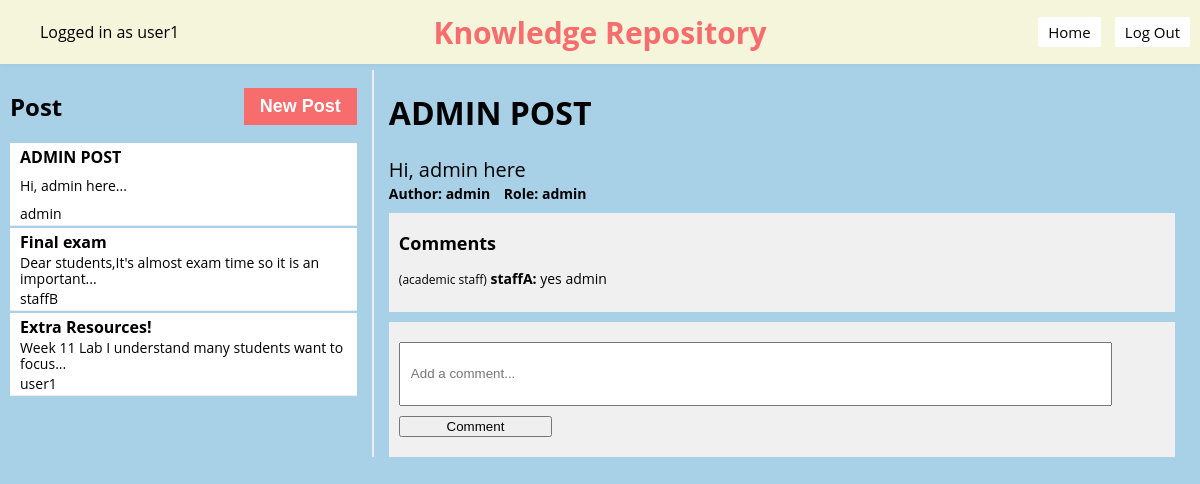
The page /knowledge-repository/1 (signed in) on the database its author committed.
### models.py (models this page shows)
class Base(DeclarativeBase):
    pass

class Article(Base):
    __tablename__ = "article"
    id: Mapped[int] = mapped_column(Integer, primary_key=True)
    title: Mapped[str] = mapped_column(String(100), nullable=False)
    content: Mapped[str] = mapped_column(Text, nullable=False)
    author_id: Mapped[int] = mapped_column(Integer, ForeignKey('user.username'), nullable=False)
    comments = relationship('Comment', backref='article', lazy='dynamic')
    user = relationship("User", foreign_keys=[author_id])

class Comment(Base):
    __tablename__ = "comment"
    id: Mapped[int] = mapped_column(Integer, primary_key=True)
    content: Mapped[str] = mapped_column(Text, nullable=False)
    article_id: Mapped[int] = mapped_column(Integer, ForeignKey('article.id'), nullable=False)
    author_id: Mapped[int] = mapped_column(Integer, ForeignKey('user.username'), nullable=False)
    author_role: Mapped[RoleType] = mapped_column(Enum(RoleType), nullable=False)
    user = relationship("User", foreign_keys=[author_id])

### app.py (the view)
@app.route("/knowledge-repository", defaults={'article_id': None})
@app.route("/knowledge-repository/<int:article_id>")
def knowledge_repository(article_id):
    username = session.get("username")
    if username is None:
        return redirect(url_for('login'))  # Redirect to login page
    articles = db.get_all_articles()
    selected_article = db.get_article(article_id) if article_id else None
    user = db.get_user(username)
    user_role = user.role.name if hasattr(user.role, 'name') else str(user.role)
    if selected_article:
        comments = db.get_comments(selected_article.id)
    else:
        comments = []
    if selected_article != None:
        author_role = db.get_user_role(selected_article.author_id)
    else:
        author_role = "student"
    return render_template('knowledge_repository.jinja', username=username, articles=articles, selected_article=selected_article, author_role=author_role, user_role=user_role, comments=comments)

### app.py (called while the page is built)
def csp_policy_string(policy_dict):
    return "; ".join([f"{key} {' '.join(val) if isinstance(val, list) else val}" for key, val in policy_dict.items()])

@app.after_request
def apply_csp(response):
    policy = {
    "default-src": "'self'",
    "script-src": [
        "'self'",
        "https://cdnjs.cloudflare.com",  # Allow scripts from CDN for Crypto-JS
        "https://cdn.jsdelivr.net",
        "'unsafe-inline'"
    ],
    "style-src": "'self' 'unsafe-inline'",  # Allows inline styles;
    "img-src": "'self'",
    "connect-src": "'self'",  # Restricts the URLs which can be loaded using script interfaces
    "font-src": "'self'",  # Fonts loading
    "object-src": "'none'",  # Prevents object, embed, and applet elements from rendering
    "frame-ancestors": "'none'"  # Protects against clickjacking
}
    response.headers['Content-Security-Policy'] = csp_policy_string(policy)
    return response

### db.py (called while the page is built)
def get_user(username: str):
    with Session(engine) as session:
        return session.get(User, username)

def get_all_articles():
    with Session(engine) as session:
        articles = session.query(Article).all()
        return articles

def get_article(article_id):
    with Session(engine) as session:
        return session.query(Article).filter(Article.id == article_id).first()

def get_comments(article_id):
    with Session(engine) as session:
        return session.query(Comment).filter(Comment.article_id == article_id).all()

def get_user_role(username):
    with Session(engine) as session:
        user = session.query(User).filter(User.username == username).first()
        if user:
            return user.role.value
        else:
            return None  # Return None if the user is not found

### templates/knowledge_repository.jinja (shortened to what this page needs)
{% extends 'base.jinja' %}
{% block content %}
<nav style="padding: 2px 0; overflow: auto;">
    <div style="float: left;">
        <ul>
            <li class="username" style="display: inline-block;">Logged in as {{ username }}</li>
        </ul>
    </div>
        <div style="text-align: center; position: absolute; left: 50%; transform: translateX(-50%);">
        <h1 style="margin: 0; font-size: 30px; color: #F76C6c; ">Knowledge Repository</h1>
    </div>
    <div style="float: right;">
        <ul>
            <li style="display: inline-block;"><button onclick="location.href='{{ url_for('home') }}'">Home</button></li>
            <button onclick="confirmLogout()">Log Out</button>
        </ul>
    </div>
</nav>
<div class="container">
    <div class="sidebar">
        <div class="sidebar-header">
            <h2>Post</h2>
            <button class="new-article" id="newArticleBtn">New Post</button>
        </div>
        {% for article in articles %}
            <div class="article-preview" onclick="location.href='{{ url_for('knowledge_repository', article_id=article.id) }}'">
                <h3 id="sidebar-title-{{ article.id }}">{{ article.title }}</h3>
                <p id="sidebar-content-{{ article.id }}" style="font-size: 14px; color: black; margin: 1px 0;">{{ article.content.split()[:10]|join(' ') }}...</p>
                <p style="font-size: 14px; color: black;margin: 1px 0;">{{ article.author_id }}</p>
            </div>
        {% endfor %}
        </div>
        <div class="main-content">
            {% if selected_article %}
            <h1 id="article-title-{{ selected_article.id }}">{{ selected_article.title }}</h1>
            <p id="article-content-{{ selected_article.id }}" style="font-size: 20px; color: black; ; margin: 1px 0;">{{ selected_article.content }}</p>
            <p style="margin-top:5px; font-size: 14px; color: black; margin: 1px 0;font-weight: 680;">
                <span style="padding-right: 10px;">Author: {{ selected_article.author_id}}</span>
                <span style="padding-right: 10px;"> Role: {{ author_role }}</span>
            </p>
            <div class="comments">
            <h3>Comments</h3>
            {% for comment in comments %}
                <div class="comment">
                    <p>
                    <span class="comment-role">({{ comment.author_role.value }})</span>
                    <span class="comment-author">{{ comment.author_id }}:</span>
                    <span class="comment-content">{{ comment.content }}</span>
                    </p>
                </div>
                {% else %}
                <p>No comments yet.</p>
                {% endfor %}
            </div>
            <div class="comments">
                <form id="comment-form" data-article-id="{{ selected_article.id }}">
                    <input type="text" name="content" placeholder="Add a comment..." required>
                    <button type="submit">Comment</button>
                </form>
            </div>
            {% endif %}
        </div>
    </div>
{% endblock %}

### templates/knowledge_repository.jinja (style rules this page uses)
html, body { margin: 0; padding: 0; width: 100%; height: 100%; display: flex; flex-direction: column; font-family: 'Open Sans', sans-serif; background-color: #A8D0E6; }
nav { position: absolute; width: 100%; height: 60px; background-color: beige; display: flex; justify-content: space-between; align-items: center; padding: 0 20px; box-shadow: 0 2px 4px rgba(0, 0, 0, 0.03); overflow: hidden; }
h2 { font-family: 'Open Sans', sans-serif; }
h3 { font-family: 'Open Sans', sans-serif; color: black; font-size: 18px; margin: 8px 0; }
p { font-family: 'Open Sans', sans-serif; color: black; font-size: 14px; }
.container { margin-top: 60px; display: flex; justify-content: space-between; padding: 10px; }
.sidebar { overflow: auto; width: 30%; border-right: 2px solid #eee; padding-right: 15px; }
.sidebar-header { display: flex; align-items: center; justify-content: space-between; }
.article-preview { cursor: pointer; padding: 1px; border-bottom: 1px solid #eee; height: 80px; display: flex; flex-direction: column; justify-content: space-between; overflow: hidden; background: #fff; margin-bottom: 2px; padding-left: 5px; }
.article-preview h3 { margin-top: 2px; font-size: 16px; overflow: hidden; text-overflow: ellipsis; margin-bottom: 0px; white-space: nowrap; padding-left: 5px; }
.article-preview p { margin-top: 0px; line-height: 1.2; font-size: 14px; cursor: pointer; border-bottom: 0px solid #eee; overflow: hidden; text-overflow: ellipsis; padding-left: 5px; padding-right: 5px; }
.main-content { width: 68%; padding-left: 15px; padding-right: 15px; }
.comments { margin-top: 10px; background-color: #f0f0f0; padding: 10px; overflow-y: auto; // Enable vertical scrolling }
.comment { margin-bottom: 10px; }
nav button { font-family: 'Open Sans', sans-serif; padding: 5px 10px; background-color: white; color: black; border: none; border-radius: 2px; cursor: pointer; text-align: center; text-decoration: none; display: inline-block; margin-right: 10px; font-size: 15px; transition: background-color 0.3s, color 0.3s; }
.new-article { padding: 8px 16px; background-color: #F76C6c; color: white; border: none; cursor: pointer; font-size: 18px; font-weight: bold; transition: background-color 0.2s; }
form { width: 100%; display: flex; flex-direction: column; align-items: left; }
form input[type="text"] { margin-top: 10px; width: 90%; padding: 10px; height: 40px; }
form button { margin-top: 10px; margin-bottom: 10px; width: 20%; }
.comment p { font-size: 14px; color: black; }
.comment .comment-role { font-size: 12px; color: black; }
.comment .comment-author { font-size: 14px; font-weight: bold; }
.comment .comment-content { font-size: 14px; }

### rows shown on the page
Article: title "ADMIN POST", content.split "Hi, admin here", author_id "admin", content "Hi, admin here"
Article: title "Final exam", content.split "Dear students,It's almost exam time so it is an important", author_id "staffB"
Article: title "Extra Resources!", content.split "Week 11 Lab I understand many students want to focus", author_id "user1"
Comment: author_role.value "academic staff", author_id "staffA", content "yes admin"

### other values the page prints
{{ username }} "user1"
{{ author_role }} "admin"
